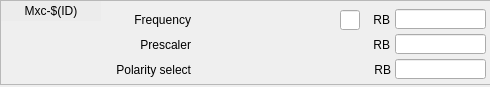
<?xml version="1.0" encoding="UTF-8"?>
<ui version="4.0">
 <class>Form</class>
 <widget class="QWidget" name="Form">
  <property name="geometry">
   <rect>
    <x>0</x>
    <y>0</y>
    <width>490</width>
    <height>87</height>
   </rect>
  </property>
  <property name="windowTitle">
   <string>Form</string>
  </property>
  <widget class="QFrame" name="frame">
   <property name="geometry">
    <rect>
     <x>0</x>
     <y>0</y>
     <width>491</width>
     <height>85</height>
    </rect>
   </property>
   <property name="frameShape">
    <enum>QFrame::StyledPanel</enum>
   </property>
   <property name="frameShadow">
    <enum>QFrame::Raised</enum>
   </property>
   <widget class="caLed" name="caled_2">
    <property name="geometry">
     <rect>
      <x>40</x>
      <y>35</y>
      <width>20</width>
      <height>20</height>
     </rect>
    </property>
    <property name="toolTip">
     <string/>
    </property>
    <property name="rectangular">
     <bool>false</bool>
    </property>
    <property name="channel" stdset="0">
     <string notr="true">$(EVG):Mxc-$(ID)-Status-RB</string>
    </property>
    <property name="falseColor">
     <color>
      <red>255</red>
      <green>0</green>
      <blue>0</blue>
     </color>
    </property>
    <property name="trueColor">
     <color>
      <red>0</red>
      <green>205</green>
      <blue>0</blue>
     </color>
    </property>
    <property name="undefinedColor">
     <color>
      <red>255</red>
      <green>255</green>
      <blue>255</blue>
     </color>
    </property>
   </widget>
   <widget class="QLabel" name="label_34">
    <property name="geometry">
     <rect>
      <x>120</x>
      <y>10</y>
      <width>71</width>
      <height>20</height>
     </rect>
    </property>
    <property name="text">
     <string>Frequency</string>
    </property>
    <property name="alignment">
     <set>Qt::AlignRight|Qt::AlignTrailing|Qt::AlignVCenter</set>
    </property>
   </widget>
   <widget class="QLabel" name="label_30">
    <property name="geometry">
     <rect>
      <x>80</x>
      <y>60</y>
      <width>111</width>
      <height>20</height>
     </rect>
    </property>
    <property name="text">
     <string>Polarity select</string>
    </property>
    <property name="alignment">
     <set>Qt::AlignRight|Qt::AlignTrailing|Qt::AlignVCenter</set>
    </property>
   </widget>
   <widget class="caChoice" name="cachoice_2">
    <property name="geometry">
     <rect>
      <x>200</x>
      <y>60</y>
      <width>141</width>
      <height>20</height>
     </rect>
    </property>
    <property name="toolTip">
     <string>Reverses the output polarity. When set, changes the output from normally low to normally high.</string>
    </property>
    <property name="channel" stdset="0">
     <string notr="true">$(EVG):Mxc-$(ID)-Polarity-Sel</string>
    </property>
    <property name="foreground">
     <color>
      <red>0</red>
      <green>0</green>
      <blue>0</blue>
     </color>
    </property>
    <property name="background">
     <color>
      <red>212</red>
      <green>219</green>
      <blue>157</blue>
     </color>
    </property>
    <property name="bordercolor">
     <color>
      <red>0</red>
      <green>0</green>
      <blue>0</blue>
     </color>
    </property>
    <property name="colorMode">
     <enum>caChoice::Static</enum>
    </property>
    <property name="stackingMode" stdset="0">
     <enum>caChoice::Column</enum>
    </property>
    <property name="endBit">
     <number>1</number>
    </property>
   </widget>
   <widget class="caLineEdit" name="calineedit_11">
    <property name="geometry">
     <rect>
      <x>395</x>
      <y>59</y>
      <width>91</width>
      <height>20</height>
     </rect>
    </property>
    <property name="alignment">
     <set>Qt::AlignLeading|Qt::AlignLeft|Qt::AlignVCenter</set>
    </property>
    <property name="channel" stdset="0">
     <string notr="true">$(EVG):Mxc-$(ID)-Polarity-RB</string>
    </property>
   </widget>
   <widget class="caLabel" name="calabel_2">
    <property name="geometry">
     <rect>
      <x>1</x>
      <y>1</y>
      <width>100</width>
      <height>20</height>
     </rect>
    </property>
    <property name="styleSheet">
     <string notr="true">background-color: rgb(236, 236, 236, 255);</string>
    </property>
    <property name="text">
     <string>Mxc-$(ID)</string>
    </property>
    <property name="alignment">
     <set>Qt::AlignCenter</set>
    </property>
   </widget>
   <widget class="QLabel" name="label_38">
    <property name="geometry">
     <rect>
      <x>130</x>
      <y>35</y>
      <width>61</width>
      <height>20</height>
     </rect>
    </property>
    <property name="text">
     <string>Prescaler</string>
    </property>
    <property name="alignment">
     <set>Qt::AlignRight|Qt::AlignTrailing|Qt::AlignVCenter</set>
    </property>
   </widget>
   <widget class="QLabel" name="label_39">
    <property name="geometry">
     <rect>
      <x>370</x>
      <y>35</y>
      <width>20</width>
      <height>20</height>
     </rect>
    </property>
    <property name="text">
     <string>RB</string>
    </property>
    <property name="alignment">
     <set>Qt::AlignRight|Qt::AlignTrailing|Qt::AlignVCenter</set>
    </property>
   </widget>
   <widget class="caLineEdit" name="calineedit_12">
    <property name="geometry">
     <rect>
      <x>395</x>
      <y>9</y>
      <width>91</width>
      <height>20</height>
     </rect>
    </property>
    <property name="alignment">
     <set>Qt::AlignLeading|Qt::AlignLeft|Qt::AlignVCenter</set>
    </property>
    <property name="channel" stdset="0">
     <string notr="true">$(EVG):Mxc-$(ID)-Frequency-RB</string>
    </property>
    <property name="unitsEnabled">
     <bool>true</bool>
    </property>
   </widget>
   <widget class="caLineEdit" name="calineedit_13">
    <property name="geometry">
     <rect>
      <x>395</x>
      <y>34</y>
      <width>91</width>
      <height>20</height>
     </rect>
    </property>
    <property name="alignment">
     <set>Qt::AlignLeading|Qt::AlignLeft|Qt::AlignVCenter</set>
    </property>
    <property name="channel" stdset="0">
     <string notr="true">$(EVG):Mxc-$(ID)-Prescaler-RB</string>
    </property>
   </widget>
   <widget class="QLabel" name="label_32">
    <property name="geometry">
     <rect>
      <x>370</x>
      <y>60</y>
      <width>21</width>
      <height>20</height>
     </rect>
    </property>
    <property name="text">
     <string>RB</string>
    </property>
    <property name="alignment">
     <set>Qt::AlignRight|Qt::AlignTrailing|Qt::AlignVCenter</set>
    </property>
   </widget>
   <widget class="QLabel" name="label_37">
    <property name="geometry">
     <rect>
      <x>370</x>
      <y>10</y>
      <width>20</width>
      <height>20</height>
     </rect>
    </property>
    <property name="text">
     <string>RB</string>
    </property>
    <property name="alignment">
     <set>Qt::AlignRight|Qt::AlignTrailing|Qt::AlignVCenter</set>
    </property>
   </widget>
   <widget class="caSpinbox" name="caspinbox">
    <property name="geometry">
     <rect>
      <x>200</x>
      <y>10</y>
      <width>139</width>
      <height>20</height>
     </rect>
    </property>
    <property name="toolTip">
     <string/>
    </property>
    <property name="channel" stdset="0">
     <string notr="true">$(EVG):Mxc-$(ID)-Frequency-SP</string>
    </property>
    <property name="background">
     <color>
      <red>212</red>
      <green>219</green>
      <blue>157</blue>
     </color>
    </property>
    <property name="fixedFormat">
     <bool>false</bool>
    </property>
   </widget>
   <widget class="caLineEdit" name="calineedit_14">
    <property name="geometry">
     <rect>
      <x>340</x>
      <y>10</y>
      <width>20</width>
      <height>20</height>
     </rect>
    </property>
    <property name="alignment">
     <set>Qt::AlignLeading|Qt::AlignLeft|Qt::AlignVCenter</set>
    </property>
    <property name="channel" stdset="0">
     <string notr="true">$(EVG):Mxc-$(ID)-Frequency-SP.EGU</string>
    </property>
    <property name="unitsEnabled">
     <bool>true</bool>
    </property>
   </widget>
   <widget class="caSpinbox" name="caspinbox_2">
    <property name="geometry">
     <rect>
      <x>200</x>
      <y>35</y>
      <width>139</width>
      <height>20</height>
     </rect>
    </property>
    <property name="toolTip">
     <string/>
    </property>
    <property name="channel" stdset="0">
     <string notr="true">$(EVG):Mxc-$(ID)-Prescaler-SP</string>
    </property>
    <property name="background">
     <color>
      <red>212</red>
      <green>219</green>
      <blue>157</blue>
     </color>
    </property>
    <property name="fixedFormat">
     <bool>false</bool>
    </property>
   </widget>
  </widget>
 </widget>
 <customwidgets>
  <customwidget>
   <class>caChoice</class>
   <extends>QWidget</extends>
   <header>caChoice</header>
  </customwidget>
  <customwidget>
   <class>caSpinbox</class>
   <extends>QFrame</extends>
   <header>caSpinbox</header>
  </customwidget>
  <customwidget>
   <class>caLabel</class>
   <extends>QLabel</extends>
   <header>caLabel</header>
  </customwidget>
  <customwidget>
   <class>caLed</class>
   <extends>QWidget</extends>
   <header>caLed</header>
  </customwidget>
  <customwidget>
   <class>caLineEdit</class>
   <extends>QLineEdit</extends>
   <header>caLineEdit</header>
  </customwidget>
 </customwidgets>
 <resources/>
 <connections/>
</ui>
